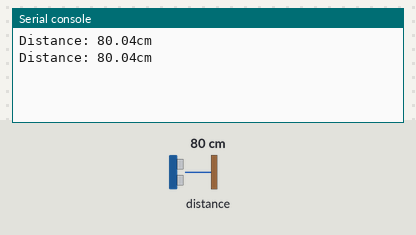
Recording of a program running on a simulated Raspberry Pi Pico running MicroPython. On the bench: the last lines printed to the serial console. Inputs (shaded band) come from the test bench; at power-on: distance to the obstacle 80 cm. The echo pulse lasts 58.3 µs per cm.

Above: at 1.2 s.
1.3 s: distance to the obstacle set to 2 cm
At 2.6 s:
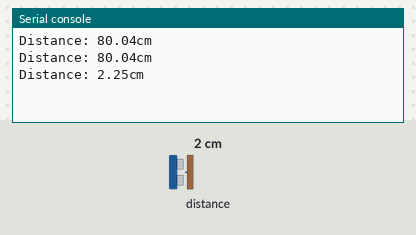
2.8 s: distance to the obstacle set to 4 cm
At 3.8 s:
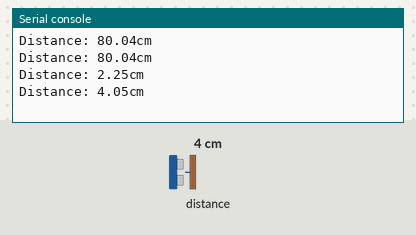
Timing chart, 0 to 5.8 s (numbered marks = the images above; inputs shaded):
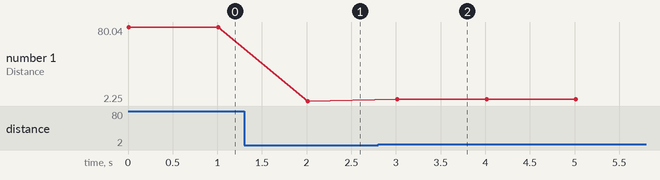

The program:

05_ultrasonic.py
```python
from machine import Timer,Pin, PWM, ADC
#from machine import time_pulse_us
import time, array
import math

class Ultrasonic():
    # Define output(trig) and input(echo) pins.
    def __init__(self, trig, echo):
        self._trig = Pin(trig, Pin.OUT)
        self._echo = Pin(echo, Pin.IN)

    def get_distance(self):
        # Generate 10us square wave.
        self._trig.low()
        time.sleep_us(2)
        self._trig.high()
        time.sleep_us(10)
        self._trig.low()
        while self._echo.value() == 0:
            start = time.ticks_us()
        while self._echo.value() == 1:
            end = time.ticks_us()
        dis = (end - start) * 0.0343 / 2
        # round to two decimal places.
        return round(dis, 2)

if __name__ == '__main__':
    # Ultrasonic pins. trig:GPIO1, echo:GPIO0
    ultrasonic = Ultrasonic(1,0)
    while True:
        value = ultrasonic.get_distance()
        print("Distance: {:.2f}cm" .format(value))
        time.sleep(1)
        
```

Measured:
- after the input at 1.3 s, the serial console: prints a new line after 0.71 s (image 1)
- after the input at 2.8 s, the serial console: prints a new line after 0.21 s (image 2)
- plotted number 1: 80.04 → 2.25 after the input at 1.3 s, 2.25 → 4.05 after the input at 2.8 s
